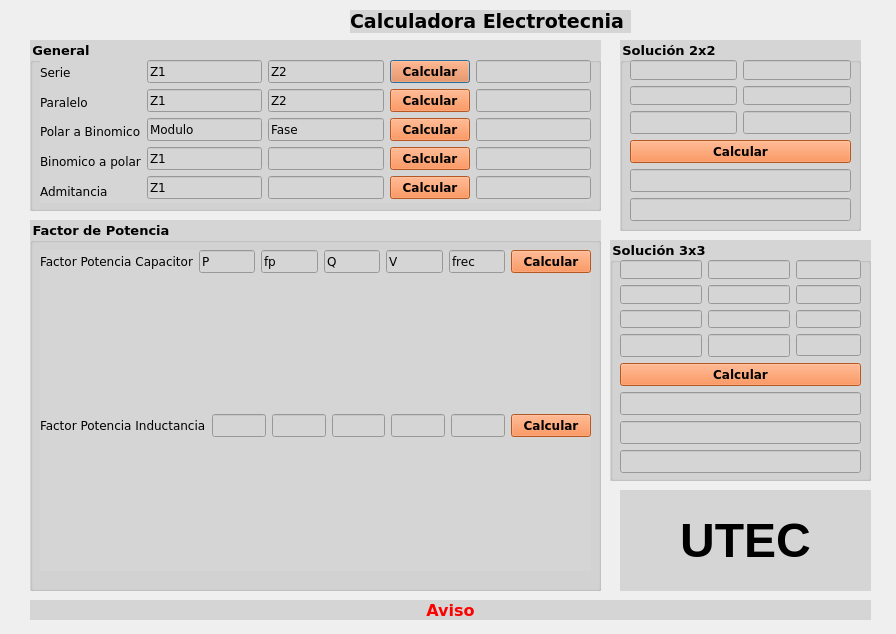
<?xml version="1.0" encoding="UTF-8"?>
<ui version="4.0">
 <class>Dialog</class>
 <widget class="QDialog" name="Dialog">
  <property name="windowModality">
   <enum>Qt::WindowModal</enum>
  </property>
  <property name="enabled">
   <bool>true</bool>
  </property>
  <property name="geometry">
   <rect>
    <x>0</x>
    <y>0</y>
    <width>896</width>
    <height>634</height>
   </rect>
  </property>
  <property name="windowTitle">
   <string>Calculadora Electrotecnia</string>
  </property>
  <property name="styleSheet">
   <string notr="true">file:///C:/Users/Emi/Downloads/d7ef14ac-7a7d-4e25-9031-0e80d77d1bed.webp</string>
  </property>
  <widget class="QLabel" name="label_advertencia">
   <property name="geometry">
    <rect>
     <x>30</x>
     <y>600</y>
     <width>841</width>
     <height>20</height>
    </rect>
   </property>
   <property name="font">
    <font>
     <family>Verdana</family>
     <pointsize>12</pointsize>
     <weight>75</weight>
     <bold>true</bold>
    </font>
   </property>
   <property name="styleSheet">
    <string notr="true">background-color: rgb(213, 213, 213);
color: rgb(255, 0, 0);</string>
   </property>
   <property name="text">
    <string>Aviso</string>
   </property>
   <property name="alignment">
    <set>Qt::AlignCenter</set>
   </property>
  </widget>
  <widget class="QGroupBox" name="groupBox">
   <property name="geometry">
    <rect>
     <x>30</x>
     <y>40</y>
     <width>571</width>
     <height>171</height>
    </rect>
   </property>
   <property name="font">
    <font>
     <family>Verdana</family>
     <pointsize>10</pointsize>
     <weight>75</weight>
     <bold>true</bold>
    </font>
   </property>
   <property name="styleSheet">
    <string notr="true">background-color: rgb(213, 213, 213);</string>
   </property>
   <property name="title">
    <string>General</string>
   </property>
   <widget class="QWidget" name="layoutWidget">
    <property name="geometry">
     <rect>
      <x>10</x>
      <y>20</y>
      <width>551</width>
      <height>143</height>
     </rect>
    </property>
    <property name="font">
     <font>
      <family>Verdana</family>
      <weight>50</weight>
      <bold>false</bold>
     </font>
    </property>
    <layout class="QHBoxLayout" name="horizontalLayout_3">
     <item>
      <layout class="QVBoxLayout" name="verticalLayout">
       <item>
        <widget class="QLabel" name="label_9">
         <property name="font">
          <font>
           <family>Verdana</family>
           <weight>50</weight>
           <bold>false</bold>
          </font>
         </property>
         <property name="text">
          <string>Serie</string>
         </property>
        </widget>
       </item>
       <item>
        <widget class="QLabel" name="label">
         <property name="font">
          <font>
           <family>Verdana</family>
           <weight>50</weight>
           <bold>false</bold>
          </font>
         </property>
         <property name="text">
          <string>Paralelo</string>
         </property>
        </widget>
       </item>
       <item>
        <widget class="QLabel" name="label_4">
         <property name="font">
          <font>
           <family>Verdana</family>
           <weight>50</weight>
           <bold>false</bold>
          </font>
         </property>
         <property name="text">
          <string>Polar a Binomico</string>
         </property>
        </widget>
       </item>
       <item>
        <widget class="QLabel" name="label_5">
         <property name="font">
          <font>
           <family>Verdana</family>
           <weight>50</weight>
           <bold>false</bold>
          </font>
         </property>
         <property name="text">
          <string>Binomico a polar</string>
         </property>
        </widget>
       </item>
       <item>
        <widget class="QLabel" name="label_10">
         <property name="font">
          <font>
           <family>Verdana</family>
           <weight>50</weight>
           <bold>false</bold>
          </font>
         </property>
         <property name="text">
          <string>Admitancia</string>
         </property>
        </widget>
       </item>
      </layout>
     </item>
     <item>
      <layout class="QVBoxLayout" name="verticalLayout_2">
       <item>
        <widget class="QLineEdit" name="z1_serie">
         <property name="font">
          <font>
           <family>Verdana</family>
           <weight>50</weight>
           <bold>false</bold>
          </font>
         </property>
         <property name="text">
          <string>Z1</string>
         </property>
        </widget>
       </item>
       <item>
        <widget class="QLineEdit" name="z1_paralelo">
         <property name="font">
          <font>
           <family>Verdana</family>
           <weight>50</weight>
           <bold>false</bold>
          </font>
         </property>
         <property name="text">
          <string>Z1</string>
         </property>
        </widget>
       </item>
       <item>
        <widget class="QLineEdit" name="modulo_p2b">
         <property name="font">
          <font>
           <family>Verdana</family>
           <weight>50</weight>
           <bold>false</bold>
          </font>
         </property>
         <property name="text">
          <string>Modulo</string>
         </property>
        </widget>
       </item>
       <item>
        <widget class="QLineEdit" name="z1_b2p">
         <property name="font">
          <font>
           <family>Verdana</family>
           <weight>50</weight>
           <bold>false</bold>
          </font>
         </property>
         <property name="text">
          <string>Z1</string>
         </property>
        </widget>
       </item>
       <item>
        <widget class="QLineEdit" name="z1_adm">
         <property name="font">
          <font>
           <family>Verdana</family>
           <weight>50</weight>
           <bold>false</bold>
          </font>
         </property>
         <property name="text">
          <string>Z1</string>
         </property>
        </widget>
       </item>
      </layout>
     </item>
     <item>
      <layout class="QVBoxLayout" name="verticalLayout_3">
       <item>
        <widget class="QLineEdit" name="z2_serie">
         <property name="font">
          <font>
           <family>Verdana</family>
           <weight>50</weight>
           <bold>false</bold>
          </font>
         </property>
         <property name="text">
          <string>Z2</string>
         </property>
        </widget>
       </item>
       <item>
        <widget class="QLineEdit" name="z2_paralelo">
         <property name="font">
          <font>
           <family>Verdana</family>
           <weight>50</weight>
           <bold>false</bold>
          </font>
         </property>
         <property name="text">
          <string>Z2</string>
         </property>
        </widget>
       </item>
       <item>
        <widget class="QLineEdit" name="fase_p2b">
         <property name="font">
          <font>
           <family>Verdana</family>
           <weight>50</weight>
           <bold>false</bold>
          </font>
         </property>
         <property name="text">
          <string>Fase</string>
         </property>
        </widget>
       </item>
       <item>
        <widget class="QLineEdit" name="z2_b2p">
         <property name="enabled">
          <bool>false</bool>
         </property>
         <property name="font">
          <font>
           <family>Verdana</family>
           <weight>50</weight>
           <bold>false</bold>
          </font>
         </property>
        </widget>
       </item>
       <item>
        <widget class="QLineEdit" name="z2_adm">
         <property name="enabled">
          <bool>false</bool>
         </property>
         <property name="font">
          <font>
           <family>Verdana</family>
           <weight>50</weight>
           <bold>false</bold>
          </font>
         </property>
        </widget>
       </item>
      </layout>
     </item>
     <item>
      <layout class="QVBoxLayout" name="verticalLayout_4">
       <item>
        <widget class="QPushButton" name="boton_serie">
         <property name="font">
          <font>
           <family>Verdana</family>
           <weight>75</weight>
           <bold>true</bold>
          </font>
         </property>
         <property name="mouseTracking">
          <bool>false</bool>
         </property>
         <property name="styleSheet">
          <string notr="true">background-color: rgb(253, 122, 47);</string>
         </property>
         <property name="text">
          <string>Calcular</string>
         </property>
        </widget>
       </item>
       <item>
        <widget class="QPushButton" name="boton_paralelo">
         <property name="font">
          <font>
           <family>Verdana</family>
           <weight>75</weight>
           <bold>true</bold>
          </font>
         </property>
         <property name="mouseTracking">
          <bool>false</bool>
         </property>
         <property name="styleSheet">
          <string notr="true">background-color: rgb(253, 122, 47);</string>
         </property>
         <property name="text">
          <string>Calcular</string>
         </property>
        </widget>
       </item>
       <item>
        <widget class="QPushButton" name="boton_p2b">
         <property name="font">
          <font>
           <family>Verdana</family>
           <weight>75</weight>
           <bold>true</bold>
          </font>
         </property>
         <property name="styleSheet">
          <string notr="true">background-color: rgb(253, 122, 47);</string>
         </property>
         <property name="text">
          <string>Calcular</string>
         </property>
        </widget>
       </item>
       <item>
        <widget class="QPushButton" name="boton_b2p">
         <property name="font">
          <font>
           <family>Verdana</family>
           <weight>75</weight>
           <bold>true</bold>
          </font>
         </property>
         <property name="styleSheet">
          <string notr="true">background-color: rgb(253, 122, 47);</string>
         </property>
         <property name="text">
          <string>Calcular</string>
         </property>
        </widget>
       </item>
       <item>
        <widget class="QPushButton" name="boton_adm">
         <property name="font">
          <font>
           <family>Verdana</family>
           <weight>75</weight>
           <bold>true</bold>
          </font>
         </property>
         <property name="styleSheet">
          <string notr="true">background-color: rgb(253, 122, 47);</string>
         </property>
         <property name="text">
          <string>Calcular</string>
         </property>
        </widget>
       </item>
      </layout>
     </item>
     <item>
      <layout class="QVBoxLayout" name="verticalLayout_5">
       <item>
        <widget class="QLineEdit" name="resultado_serie">
         <property name="enabled">
          <bool>true</bool>
         </property>
         <property name="font">
          <font>
           <family>Verdana</family>
           <weight>50</weight>
           <bold>false</bold>
          </font>
         </property>
        </widget>
       </item>
       <item>
        <widget class="QLineEdit" name="resultado_paralelo">
         <property name="enabled">
          <bool>true</bool>
         </property>
         <property name="font">
          <font>
           <family>Verdana</family>
           <weight>50</weight>
           <bold>false</bold>
          </font>
         </property>
        </widget>
       </item>
       <item>
        <widget class="QLineEdit" name="resultado_p2b">
         <property name="enabled">
          <bool>true</bool>
         </property>
         <property name="font">
          <font>
           <family>Verdana</family>
           <weight>50</weight>
           <bold>false</bold>
          </font>
         </property>
        </widget>
       </item>
       <item>
        <widget class="QLineEdit" name="resultado_b2p">
         <property name="enabled">
          <bool>true</bool>
         </property>
         <property name="font">
          <font>
           <family>Verdana</family>
           <weight>50</weight>
           <bold>false</bold>
          </font>
         </property>
        </widget>
       </item>
       <item>
        <widget class="QLineEdit" name="resultado_adm">
         <property name="enabled">
          <bool>true</bool>
         </property>
         <property name="font">
          <font>
           <family>Verdana</family>
           <weight>50</weight>
           <bold>false</bold>
          </font>
         </property>
        </widget>
       </item>
      </layout>
     </item>
    </layout>
   </widget>
  </widget>
  <widget class="QGroupBox" name="groupBox_2">
   <property name="geometry">
    <rect>
     <x>30</x>
     <y>220</y>
     <width>571</width>
     <height>371</height>
    </rect>
   </property>
   <property name="font">
    <font>
     <family>Verdana</family>
     <pointsize>10</pointsize>
     <weight>75</weight>
     <bold>true</bold>
    </font>
   </property>
   <property name="styleSheet">
    <string notr="true">background-color: rgb(213, 213, 213);</string>
   </property>
   <property name="title">
    <string>Factor de Potencia</string>
   </property>
   <widget class="QWidget" name="layoutWidget">
    <property name="geometry">
     <rect>
      <x>10</x>
      <y>30</y>
      <width>551</width>
      <height>321</height>
     </rect>
    </property>
    <property name="font">
     <font>
      <family>Verdana</family>
      <weight>50</weight>
      <bold>false</bold>
     </font>
    </property>
    <layout class="QVBoxLayout" name="verticalLayout_10">
     <item>
      <layout class="QHBoxLayout" name="horizontalLayout_4">
       <item>
        <widget class="QLabel" name="label_11">
         <property name="font">
          <font>
           <family>Verdana</family>
           <weight>50</weight>
           <bold>false</bold>
          </font>
         </property>
         <property name="text">
          <string>Factor Potencia Capacitor</string>
         </property>
        </widget>
       </item>
       <item>
        <layout class="QHBoxLayout" name="horizontalLayout">
         <item>
          <widget class="QLineEdit" name="line_fpi1">
           <property name="font">
            <font>
             <family>Verdana</family>
             <weight>50</weight>
             <bold>false</bold>
            </font>
           </property>
           <property name="text">
            <string>P</string>
           </property>
          </widget>
         </item>
         <item>
          <widget class="QLineEdit" name="line_fpi2">
           <property name="font">
            <font>
             <family>Verdana</family>
             <weight>50</weight>
             <bold>false</bold>
            </font>
           </property>
           <property name="text">
            <string>fp</string>
           </property>
          </widget>
         </item>
         <item>
          <widget class="QLineEdit" name="line_fpi3">
           <property name="font">
            <font>
             <family>Verdana</family>
             <weight>50</weight>
             <bold>false</bold>
            </font>
           </property>
           <property name="text">
            <string>Q</string>
           </property>
          </widget>
         </item>
         <item>
          <widget class="QLineEdit" name="line_fpi4">
           <property name="font">
            <font>
             <family>Verdana</family>
             <weight>50</weight>
             <bold>false</bold>
            </font>
           </property>
           <property name="text">
            <string>V</string>
           </property>
          </widget>
         </item>
         <item>
          <widget class="QLineEdit" name="line_fpi5">
           <property name="font">
            <font>
             <family>Verdana</family>
             <weight>50</weight>
             <bold>false</bold>
            </font>
           </property>
           <property name="text">
            <string>frec</string>
           </property>
          </widget>
         </item>
         <item>
          <widget class="QPushButton" name="boton_fpi">
           <property name="font">
            <font>
             <family>Verdana</family>
             <weight>75</weight>
             <bold>true</bold>
            </font>
           </property>
           <property name="styleSheet">
            <string notr="true">background-color: rgb(253, 122, 47);</string>
           </property>
           <property name="text">
            <string>Calcular</string>
           </property>
          </widget>
         </item>
        </layout>
       </item>
      </layout>
     </item>
     <item>
      <layout class="QVBoxLayout" name="verticalLayout_6">
       <item>
        <widget class="QLabel" name="label_fpi1">
         <property name="font">
          <font>
           <family>Verdana</family>
           <weight>50</weight>
           <bold>false</bold>
          </font>
         </property>
         <property name="text">
          <string/>
         </property>
        </widget>
       </item>
       <item>
        <widget class="QLabel" name="label_fpi2">
         <property name="font">
          <font>
           <family>Verdana</family>
           <weight>50</weight>
           <bold>false</bold>
          </font>
         </property>
         <property name="text">
          <string/>
         </property>
        </widget>
       </item>
       <item>
        <widget class="QLabel" name="label_fpi3">
         <property name="font">
          <font>
           <family>Verdana</family>
           <weight>50</weight>
           <bold>false</bold>
          </font>
         </property>
         <property name="text">
          <string/>
         </property>
        </widget>
       </item>
       <item>
        <widget class="QLabel" name="label_fpi4">
         <property name="font">
          <font>
           <family>Verdana</family>
           <weight>50</weight>
           <bold>false</bold>
          </font>
         </property>
         <property name="text">
          <string/>
         </property>
        </widget>
       </item>
       <item>
        <widget class="QLabel" name="label_fpi5">
         <property name="font">
          <font>
           <family>Verdana</family>
           <weight>50</weight>
           <bold>false</bold>
          </font>
         </property>
         <property name="text">
          <string/>
         </property>
        </widget>
       </item>
       <item>
        <widget class="QLabel" name="label_fpi6">
         <property name="font">
          <font>
           <family>Verdana</family>
           <weight>50</weight>
           <bold>false</bold>
          </font>
         </property>
         <property name="text">
          <string/>
         </property>
        </widget>
       </item>
      </layout>
     </item>
     <item>
      <layout class="QHBoxLayout" name="horizontalLayout_5">
       <item>
        <widget class="QLabel" name="label_12">
         <property name="font">
          <font>
           <family>Verdana</family>
           <weight>50</weight>
           <bold>false</bold>
          </font>
         </property>
         <property name="text">
          <string>Factor Potencia Inductancia</string>
         </property>
        </widget>
       </item>
       <item>
        <layout class="QHBoxLayout" name="horizontalLayout_2">
         <item>
          <widget class="QLineEdit" name="line_fpc1">
           <property name="font">
            <font>
             <family>Verdana</family>
             <weight>50</weight>
             <bold>false</bold>
            </font>
           </property>
          </widget>
         </item>
         <item>
          <widget class="QLineEdit" name="line_fpc2">
           <property name="font">
            <font>
             <family>Verdana</family>
             <weight>50</weight>
             <bold>false</bold>
            </font>
           </property>
          </widget>
         </item>
         <item>
          <widget class="QLineEdit" name="line_fpc3">
           <property name="font">
            <font>
             <family>Verdana</family>
             <weight>50</weight>
             <bold>false</bold>
            </font>
           </property>
          </widget>
         </item>
         <item>
          <widget class="QLineEdit" name="line_fpc4">
           <property name="font">
            <font>
             <family>Verdana</family>
             <weight>50</weight>
             <bold>false</bold>
            </font>
           </property>
          </widget>
         </item>
         <item>
          <widget class="QLineEdit" name="line_fpc5">
           <property name="font">
            <font>
             <family>Verdana</family>
             <weight>50</weight>
             <bold>false</bold>
            </font>
           </property>
          </widget>
         </item>
         <item>
          <widget class="QPushButton" name="boton_fpc">
           <property name="font">
            <font>
             <family>Verdana</family>
             <weight>75</weight>
             <bold>true</bold>
            </font>
           </property>
           <property name="styleSheet">
            <string notr="true">background-color: rgb(253, 122, 47);</string>
           </property>
           <property name="text">
            <string>Calcular</string>
           </property>
          </widget>
         </item>
        </layout>
       </item>
      </layout>
     </item>
     <item>
      <layout class="QVBoxLayout" name="verticalLayout_7">
       <item>
        <widget class="QLabel" name="label_fpi1_2">
         <property name="font">
          <font>
           <family>Verdana</family>
           <weight>50</weight>
           <bold>false</bold>
          </font>
         </property>
         <property name="text">
          <string/>
         </property>
        </widget>
       </item>
       <item>
        <widget class="QLabel" name="label_fpi2_2">
         <property name="font">
          <font>
           <family>Verdana</family>
           <weight>50</weight>
           <bold>false</bold>
          </font>
         </property>
         <property name="text">
          <string/>
         </property>
        </widget>
       </item>
       <item>
        <widget class="QLabel" name="label_fpi3_2">
         <property name="text">
          <string/>
         </property>
        </widget>
       </item>
       <item>
        <widget class="QLabel" name="label_fpi4_2">
         <property name="text">
          <string/>
         </property>
        </widget>
       </item>
       <item>
        <widget class="QLabel" name="label_fpi5_2">
         <property name="text">
          <string/>
         </property>
        </widget>
       </item>
       <item>
        <widget class="QLabel" name="label_fpi6_2">
         <property name="text">
          <string/>
         </property>
        </widget>
       </item>
      </layout>
     </item>
    </layout>
   </widget>
  </widget>
  <widget class="QGroupBox" name="groupBox_3">
   <property name="geometry">
    <rect>
     <x>620</x>
     <y>40</y>
     <width>241</width>
     <height>191</height>
    </rect>
   </property>
   <property name="font">
    <font>
     <family>Verdana</family>
     <pointsize>10</pointsize>
     <weight>75</weight>
     <bold>true</bold>
    </font>
   </property>
   <property name="styleSheet">
    <string notr="true">background-color: rgb(213, 213, 213);</string>
   </property>
   <property name="title">
    <string>Solución 2x2</string>
   </property>
   <widget class="QWidget" name="layoutWidget">
    <property name="geometry">
     <rect>
      <x>10</x>
      <y>20</y>
      <width>221</width>
      <height>161</height>
     </rect>
    </property>
    <property name="font">
     <font>
      <family>Verdana</family>
      <weight>50</weight>
      <bold>false</bold>
     </font>
    </property>
    <layout class="QVBoxLayout" name="verticalLayout_8">
     <item>
      <layout class="QGridLayout" name="gridLayout">
       <item row="0" column="0">
        <widget class="QLineEdit" name="a11">
         <property name="font">
          <font>
           <family>Verdana</family>
           <weight>50</weight>
           <bold>false</bold>
          </font>
         </property>
        </widget>
       </item>
       <item row="0" column="1">
        <widget class="QLineEdit" name="a21">
         <property name="font">
          <font>
           <family>Verdana</family>
           <weight>50</weight>
           <bold>false</bold>
          </font>
         </property>
        </widget>
       </item>
       <item row="1" column="0">
        <widget class="QLineEdit" name="a12">
         <property name="font">
          <font>
           <family>Verdana</family>
           <weight>50</weight>
           <bold>false</bold>
          </font>
         </property>
        </widget>
       </item>
       <item row="1" column="1">
        <widget class="QLineEdit" name="a22">
         <property name="font">
          <font>
           <family>Verdana</family>
           <weight>50</weight>
           <bold>false</bold>
          </font>
         </property>
        </widget>
       </item>
      </layout>
     </item>
     <item>
      <layout class="QHBoxLayout" name="horizontalLayout_8">
       <item>
        <widget class="QLineEdit" name="ar1">
         <property name="font">
          <font>
           <family>Verdana</family>
           <weight>50</weight>
           <bold>false</bold>
          </font>
         </property>
        </widget>
       </item>
       <item>
        <widget class="QLineEdit" name="ar2">
         <property name="font">
          <font>
           <family>Verdana</family>
           <weight>50</weight>
           <bold>false</bold>
          </font>
         </property>
        </widget>
       </item>
      </layout>
     </item>
     <item>
      <layout class="QHBoxLayout" name="horizontalLayout_6">
       <item>
        <widget class="QPushButton" name="boton_2x2">
         <property name="font">
          <font>
           <family>Verdana</family>
           <weight>75</weight>
           <bold>true</bold>
          </font>
         </property>
         <property name="styleSheet">
          <string notr="true">background-color: rgb(253, 122, 47);</string>
         </property>
         <property name="text">
          <string>Calcular</string>
         </property>
        </widget>
       </item>
      </layout>
     </item>
     <item>
      <widget class="QLineEdit" name="resultado_2x2a">
       <property name="font">
        <font>
         <family>Verdana</family>
         <weight>50</weight>
         <bold>false</bold>
        </font>
       </property>
      </widget>
     </item>
     <item>
      <widget class="QLineEdit" name="resultado_2x2b">
       <property name="font">
        <font>
         <family>Verdana</family>
         <weight>50</weight>
         <bold>false</bold>
        </font>
       </property>
      </widget>
     </item>
    </layout>
   </widget>
  </widget>
  <widget class="QGroupBox" name="groupBox_4">
   <property name="geometry">
    <rect>
     <x>610</x>
     <y>240</y>
     <width>261</width>
     <height>241</height>
    </rect>
   </property>
   <property name="font">
    <font>
     <family>Verdana</family>
     <pointsize>10</pointsize>
     <weight>75</weight>
     <bold>true</bold>
    </font>
   </property>
   <property name="styleSheet">
    <string notr="true">background-color: rgb(213, 213, 213);</string>
   </property>
   <property name="title">
    <string>Solución 3x3</string>
   </property>
   <widget class="QWidget" name="layoutWidget">
    <property name="geometry">
     <rect>
      <x>10</x>
      <y>20</y>
      <width>241</width>
      <height>213</height>
     </rect>
    </property>
    <property name="font">
     <font>
      <family>Verdana</family>
      <weight>50</weight>
      <bold>false</bold>
     </font>
    </property>
    <layout class="QVBoxLayout" name="verticalLayout_9">
     <item>
      <layout class="QGridLayout" name="gridLayout_2">
       <item row="0" column="0">
        <widget class="QLineEdit" name="b11">
         <property name="font">
          <font>
           <family>Verdana</family>
           <weight>50</weight>
           <bold>false</bold>
          </font>
         </property>
        </widget>
       </item>
       <item row="0" column="1">
        <widget class="QLineEdit" name="b12">
         <property name="font">
          <font>
           <family>Verdana</family>
           <weight>50</weight>
           <bold>false</bold>
          </font>
         </property>
        </widget>
       </item>
       <item row="0" column="2">
        <widget class="QLineEdit" name="b13"/>
       </item>
       <item row="1" column="0">
        <widget class="QLineEdit" name="b21">
         <property name="font">
          <font>
           <family>Verdana</family>
           <weight>50</weight>
           <bold>false</bold>
          </font>
         </property>
        </widget>
       </item>
       <item row="1" column="1">
        <widget class="QLineEdit" name="b22">
         <property name="font">
          <font>
           <family>Verdana</family>
           <weight>50</weight>
           <bold>false</bold>
          </font>
         </property>
        </widget>
       </item>
       <item row="1" column="2">
        <widget class="QLineEdit" name="b23"/>
       </item>
       <item row="2" column="0">
        <widget class="QLineEdit" name="b31">
         <property name="font">
          <font>
           <family>Verdana</family>
           <weight>50</weight>
           <bold>false</bold>
          </font>
         </property>
        </widget>
       </item>
       <item row="2" column="1">
        <widget class="QLineEdit" name="b32">
         <property name="font">
          <font>
           <family>Verdana</family>
           <weight>50</weight>
           <bold>false</bold>
          </font>
         </property>
        </widget>
       </item>
       <item row="2" column="2">
        <widget class="QLineEdit" name="b33"/>
       </item>
      </layout>
     </item>
     <item>
      <layout class="QHBoxLayout" name="horizontalLayout_9">
       <item>
        <widget class="QLineEdit" name="br1">
         <property name="font">
          <font>
           <family>Verdana</family>
           <weight>50</weight>
           <bold>false</bold>
          </font>
         </property>
        </widget>
       </item>
       <item>
        <widget class="QLineEdit" name="br2">
         <property name="font">
          <font>
           <family>Verdana</family>
           <weight>50</weight>
           <bold>false</bold>
          </font>
         </property>
        </widget>
       </item>
       <item>
        <widget class="QLineEdit" name="br3"/>
       </item>
      </layout>
     </item>
     <item>
      <layout class="QHBoxLayout" name="horizontalLayout_7">
       <item>
        <widget class="QPushButton" name="boton_3x3">
         <property name="font">
          <font>
           <family>Verdana</family>
           <weight>75</weight>
           <bold>true</bold>
          </font>
         </property>
         <property name="styleSheet">
          <string notr="true">background-color: rgb(253, 122, 47);</string>
         </property>
         <property name="text">
          <string>Calcular</string>
         </property>
        </widget>
       </item>
      </layout>
     </item>
     <item>
      <widget class="QLineEdit" name="resultado_3x3a">
       <property name="font">
        <font>
         <family>Verdana</family>
         <weight>50</weight>
         <bold>false</bold>
        </font>
       </property>
      </widget>
     </item>
     <item>
      <widget class="QLineEdit" name="resultado_3x3b">
       <property name="font">
        <font>
         <family>Verdana</family>
         <weight>50</weight>
         <bold>false</bold>
        </font>
       </property>
      </widget>
     </item>
     <item>
      <widget class="QLineEdit" name="resultado_3x3c">
       <property name="font">
        <font>
         <family>Verdana</family>
         <weight>50</weight>
         <bold>false</bold>
        </font>
       </property>
      </widget>
     </item>
    </layout>
   </widget>
  </widget>
  <widget class="QLabel" name="label_6">
   <property name="geometry">
    <rect>
     <x>350</x>
     <y>10</y>
     <width>281</width>
     <height>23</height>
    </rect>
   </property>
   <property name="font">
    <font>
     <family>Verdana</family>
     <pointsize>14</pointsize>
     <weight>75</weight>
     <bold>true</bold>
    </font>
   </property>
   <property name="styleSheet">
    <string notr="true">background-color: rgb(213, 213, 213);</string>
   </property>
   <property name="text">
    <string>Calculadora Electrotecnia</string>
   </property>
  </widget>
  <widget class="QLabel" name="label_7">
   <property name="geometry">
    <rect>
     <x>0</x>
     <y>0</y>
     <width>901</width>
     <height>691</height>
    </rect>
   </property>
   <property name="text">
    <string/>
   </property>
   <property name="pixmap">
    <pixmap>../../Downloads/d7ef14ac-7a7d-4e25-9031-0e80d77d1bed.webp</pixmap>
   </property>
   <property name="wordWrap">
    <bool>false</bool>
   </property>
  </widget>
  <widget class="QLabel" name="label_8">
   <property name="geometry">
    <rect>
     <x>620</x>
     <y>490</y>
     <width>251</width>
     <height>101</height>
    </rect>
   </property>
   <property name="font">
    <font>
     <pointsize>36</pointsize>
     <weight>75</weight>
     <bold>true</bold>
    </font>
   </property>
   <property name="styleSheet">
    <string notr="true">background-color: rgb(213, 213, 213);</string>
   </property>
   <property name="text">
    <string>UTEC</string>
   </property>
   <property name="alignment">
    <set>Qt::AlignCenter</set>
   </property>
  </widget>
  <zorder>label_7</zorder>
  <zorder>label_advertencia</zorder>
  <zorder>groupBox</zorder>
  <zorder>groupBox_2</zorder>
  <zorder>groupBox_3</zorder>
  <zorder>groupBox_4</zorder>
  <zorder>label_6</zorder>
  <zorder>label_8</zorder>
 </widget>
 <resources/>
 <connections/>
</ui>
